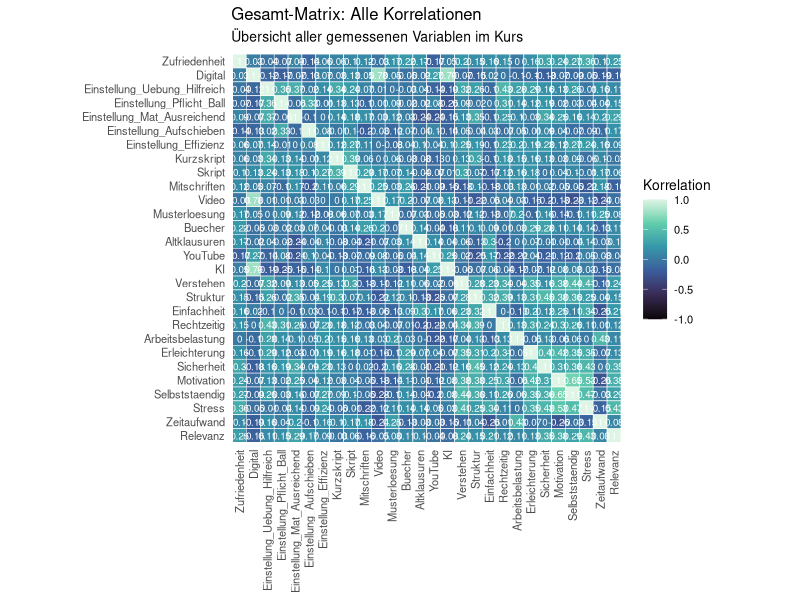
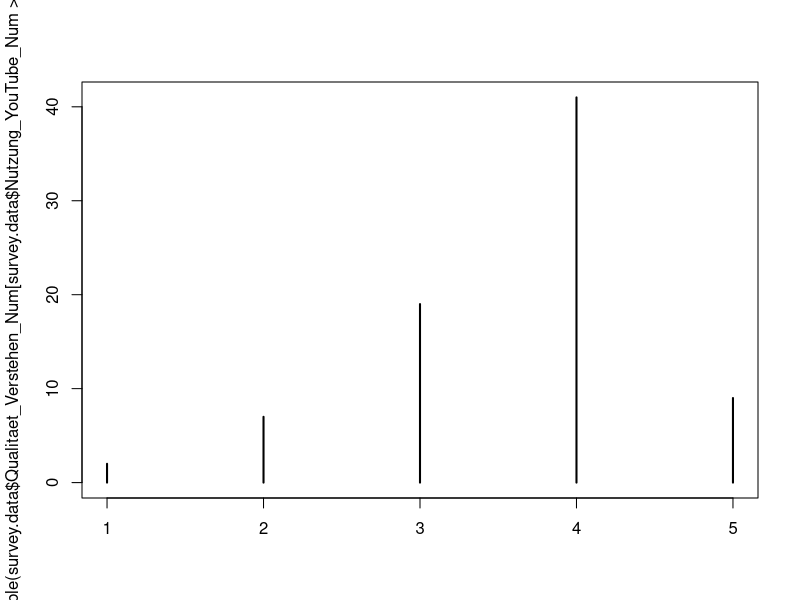
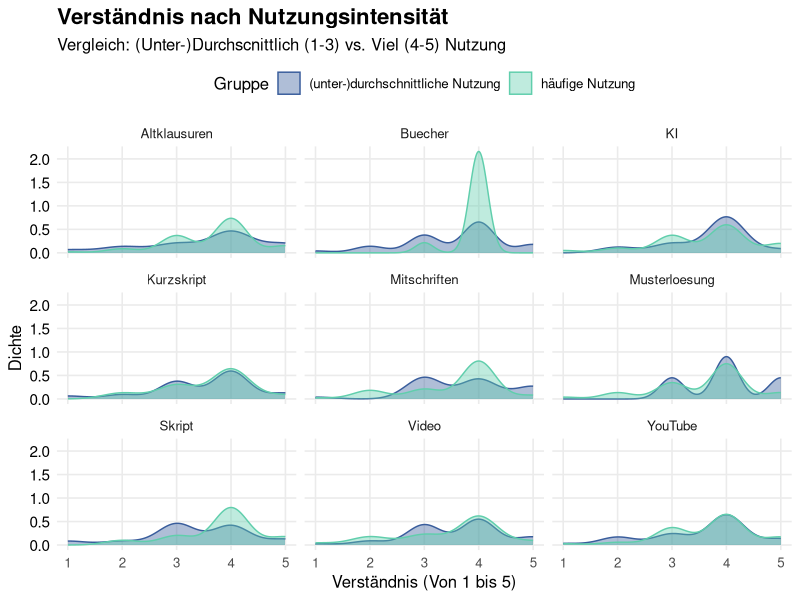
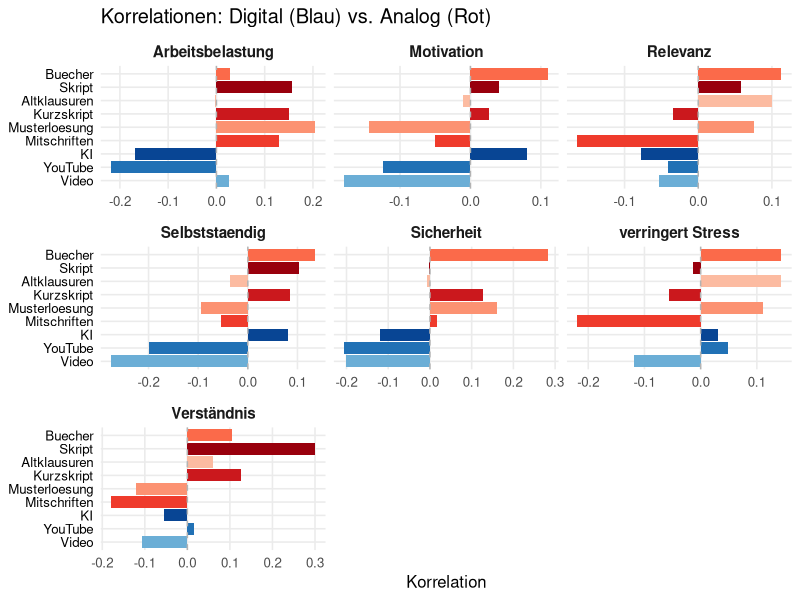

Here is the R script that generated these plots, in order: (Note: this script raises an error after producing the figures.)
# ==============================================================================
# Aufgabe 4: Analyse des LimeSurvey-Datensatzes
# ==============================================================================

# 1. Bibliotheken laden
library(tidyverse)

# 2. Daten einlesen
# source("funktionen.R") # Lädt automatisch auch die Helfer

survey.data <- read.csv("results-survey_cleaned.csv")


# ==============================================================================
# PLOT 4
# ==============================================================================

plot.4.data <- survey.data %>%
  
  #Wir wählen die Zeilen aus die wir brauchen das Verständnis und Nutzung 
  #von KI und Youtube im Vergleich mit Skript und Büchern
  select(starts_with("Nutzung_"),
         Qualitaet_Verstehen_Num) %>%
  
  #Wir drehen die Daten wieder für den ggplot
  pivot_longer(cols = starts_with("Nutzung"),
               names_to = "Tool",
               values_to = "Haeufigkeit") %>%
  
  #Wir machen unseren Datensatz wieder für den Plot "sauber"
  mutate(Tool = str_remove_all(Tool, "Nutzung_|_Num")) %>%
  
  #Wir filtern alle störenden NAs raus 
  filter(!is.na(Haeufigkeit), !is.na(Qualitaet_Verstehen_Num)) %>%
  
  #Jetzt unterscheiden wir die Studenten in 2 Gruppen
  mutate(Gruppe = case_when(
    Haeufigkeit >= 4 ~ "häufige Nutzung",          # 4 und 5
    TRUE ~ "(unter-)durchschnittliche Nutzung"     # kleiner gleich 3
  ))
  
  #Wir filtern Tool nur nach den Tools die wir tatsächlich haben wollen in unserem Density Plot
  # filter(Tool %in% c("Skript", "KI", "YouTube", "Buecher"))

#Jetzt erstellen wir unseren density Plot 
plot4 <- ggplot(plot.4.data, aes(x = Qualitaet_Verstehen_Num, fill = Gruppe, color = Gruppe)) +
  
  #Wir erstellen unseren density Plot mit alpha = 0.4 damit die Hügel transparent sind 
  geom_density(alpha = 0.4) +
  
  #Dieser Befehl sorgt dafür das wir sozusagen Mini Plots für jedes der Materialien erstellen 
  facet_wrap(~Tool) +
  
  #Hier nehmen wir unsere Standard Farbpalette 
  scale_fill_viridis_d(option = "mako", begin = 0.4, end = 0.8) +
  scale_color_viridis_d(option = "mako", begin = 0.4, end = 0.8) +
  
  #Wir erstellen Überschrift und Achsenbeschriftungen für die Verständnis
  labs(
    title = "Verständnis nach Nutzungsintensität",
    subtitle = "Vergleich: (Unter-)Durchscnittlich (1-3) vs. Viel (4-5) Nutzung",
    x = "Verständnis (Von 1 bis 5)",
    y = "Dichte",
    fill = "Gruppe",
    color = "Gruppe"
  ) +
  
  #Wir editieren unser Theme minimal etwas damit es unseren Anforderungen entspricht
  theme_minimal(base_size = 12) +
  theme(
    legend.position = "top", #Sorgt dafür das die Legende oben ist 
    panel.grid.minor = element_blank(),
    plot.title = element_text(face = "bold", size = 16), #Überschrift Makieren und Richtige Größe einstellen 
    axis.text.y = element_text(color = "black", size = 11) #Achsenbeschriftung einfärben und Größe Richtig bestimmen
  )


#Wir speichern wieder unsere Grafik 
ggsave("Plot4.Verständnisdichte.pdf",
       plot = plot4,
       device = "pdf",
       width = 7,
       height = 4.5)


# ==============================================================================
# PLOT 4.5
# ==============================================================================

# 1. Datenvorbereitung
plot.4.5.data <- survey.data %>%
  select(starts_with("Nutzung_"),
         starts_with("Effekt_"),
         Qualitaet_Verstehen_Num) %>%
  select(-Effekt_Zeitaufwand_Num) %>%
  
  #Wir entfernen alle NAs 
  # drop_na() %>%
  
  #Wir berechnen die Korrelation zwischen all diesen Werten
  cor(use = "pairwise.complete.obs") %>%
  
  #Hier wieder unser trick aus Plot 4 um die Daten ins richtige Format zu rücken
  as.table() %>%
  as.data.frame() %>%
  
  #Jetzt filtern wir die Korrelationen die wir tatsächlich haben wollen
  filter(str_detect(Var1, "Nutzung"), !str_detect(Var2, "Nutzung")) %>%
  
  #Wir machen unsere Namen für die Plots wieder schön 
  mutate(
    Tool = str_remove_all(Var1, "Nutzung_|_Num"),
    
  
  # NEU: 
  # Kategorie zuweisen (Digital vs. Analog)
  Kategorie = if_else(Tool %in% c("KI", "YouTube", "Video"), "Digital", "Analog"),
  
  # 1. Schritt: Effekt-Namen grundlegend bereinigen
  Effekt = str_remove_all(Var2, "Effekt_|Qualitaet_|Nutzung_|_Num|_Rev")
  ) %>%
  
  # 2. Schritt: Gezielte Umbenennung (In eigenem mutate zur Sicherheit gegen Fehlermeldungen)
  mutate(
    Effekt = case_when(
      Effekt == "Stress" ~ "verringert Stress",
      Effekt == "Zeitaufwand" ~ "verringert Zeitaufwand",
      Effekt == "Verstehen" ~ "Verständnis", # Optional: Vereinheitlichung
      TRUE ~ Effekt
    )
  )

# 3. Sortierung festlegen (Digital oben, Analog unten)
# Wir sortieren erst im Datensatz und "frieren" die Reihenfolge dann als Factor ein
plot.4.5.data <- plot.4.5.data %>%
  arrange(desc(Kategorie), Freq) %>%
  mutate(Tool = factor(Tool, levels = unique(Tool)))

# 4. Manuelle Farbpalette definieren (Blau für Digital, Rot für Analog)
my_colors <- c(
  # Digital (Blautöne)
  "KI"            = "#084594", 
  "YouTube"       = "#2171b5", 
  "Video"         = "#6baed6",
  
  # Analog (Rottöne)
  "Skript"        = "#99000d", 
  "Kurzskript"    = "#cb181d", 
  "Mitschriften"  = "#ef3b2c",
  "Buecher"       = "#fb6a4a", 
  "Musterloesung" = "#fc9272", 
  "Altklausuren"  = "#fcbba1"
)

plot4.5 <- ggplot(plot.4.5.data, aes (x = Freq, y = Tool, fill = Tool)) + # y = Tool (nicht reorder, da wir oben schon sortiert haben)
  #Hiermit erstellen wir unsere Balken
  geom_col() +
  
  #Das hier sorgt dafür das wir wieder viele
  facet_wrap(~Effekt, scales = "free_x") +
  
  # scale_fill_viridis_d(option = "mako", begin = 0.4, end = 0.8) +
  # NEU: Manuelle Farben anwenden
  scale_fill_manual(values = my_colors) +
  
  geom_vline(xintercept = 0, linetype = "dashed", color = "grey70") +
  labs(
    x = "Korrelation",
    y = NULL,
    title = "Korrelationen: Digital (Blau) vs. Analog (Rot)"
  ) +
  theme_minimal(base_size = 12) +
  theme(
    legend.position = "none",
    panel.grid.minor = element_blank(),
    strip.text = element_text(face = "bold", size = 11),
    # Optional: Y-Achsen-Text fett machen, um Gruppen besser zu sehen
    axis.text.y = element_text(color = "black")
  )

#Wir speichern wieder unser Bild
ggsave("Plot4.5.Korrelation.pdf",
       plot = plot4.5,
       device = "pdf",
       width = 10,
       height = 5) # Ein bisschen höher, damit Platz ist


# ==============================================================================
# PLOT 6
# ==============================================================================


# 1. Datenvorbereitung: WIR NEHMEN ALLES
plot.6.data <- survey.data %>%
  # Wähle automatisch JEDE Spalte, die Zahlen enthält
  select(where(is.numeric)) %>%
  select(-Fachsemester) # VERÄNDERUNG
  
  # Optional: Falls du eine ID-Spalte oder einen Index ("X") hast, weg damit:
  # select(-contains("ID"), -any_of("X")) %>% 
  
  # drop_na()

# WICHTIG: Wir speichern die Original-Reihenfolge der Spalten
# (Damit R sie gleich nicht alphabetisch sortiert)
original_order <- names(plot.6.data)

# 2. Korrelation berechnen
plot.6.cor <- plot.6.data %>%
  cor(use = "pairwise.complete.obs") %>%
  as.table() %>%
  as.data.frame()

# 3. Die Reihenfolge erzwingen
# Wir sagen dem Plot: "Benutze genau die Liste 'original_order' zum Sortieren"
plot.6.cor <- plot.6.cor %>%
  mutate(
    Var1 = factor(Var1, levels = original_order),
    # Für die y-Achse drehen wir die Reihenfolge oft um (rev), 
    # damit die Diagonale wie gewohnt von links oben nach rechts unten läuft
    # oder wir lassen es gleich, je nach Geschmack. Hier: Gleich wie CSV.
    Var2 = factor(Var2, levels = rev(original_order)) 
  )

# 4. Der große Heatmap-Plot
ggplot(plot.6.cor, aes(x = Var1, y = Var2, fill = Freq)) +
  geom_tile(color = "white", lwd = 0.2) + # Feine weiße Linien
  
  # Farben: Volles Spektrum von -1 (Rot/Blau) bis +1 (Hell/Gelb)
  scale_fill_viridis_c(option = "mako", direction = 1, limits = c(-1, 1)) +
  
  # <--- HIER: Zahlen hinzufügen
  geom_text(aes(label = round(Freq, 2)), color = "white", size = 2.5) +
  
  # Achsenbeschriftung säubern (wir entfernen _Num etc. für Lesbarkeit)
  scale_x_discrete(labels = function(x) str_remove_all(x, "Nutzung_|Qualitaet_|Effekt_|_Num|_Score|_Rev")) +
  scale_y_discrete(labels = function(x) str_remove_all(x, "Nutzung_|Qualitaet_|Effekt_|_Num|_Score|_Rev")) +
  
  labs(
    title = "Gesamt-Matrix: Alle Korrelationen",
    subtitle = "Übersicht aller gemessenen Variablen im Kurs",
    x = NULL,
    y = NULL,
    fill = "Korrelation"
  ) +
  theme_minimal(base_size = 10) +
  theme(
    # Text auf x-Achse senkrecht stellen, sonst überlappt alles bei vielen Variablen
    axis.text.x = element_text(angle = 90, vjust = 0.5, hjust = 1, size = 8),
    axis.text.y = element_text(size = 8),
    panel.grid = element_blank(),
    legend.position = "right"
  ) +
  coord_fixed() # Quadratische Kacheln





plot(table(survey.data$Qualitaet_Verstehen_Num[survey.data$Nutzung_YouTube_Num >= 2]))

survey.data[ ,c(12:18)][survey.data$Abschluss == "Master"]
# Schema: data[ ZEILEN , SPALTEN ]
(survey.data[survey.data$Abschluss == "Master", c(12:18)])




library(tidyverse)

# 1. Wir definieren die Spalten, die uns interessieren
usage_cols <- survey.data %>%
  select(starts_with("Nutzung_") & ends_with("_Num")) %>%
  names()

# 2. Wir berechnen für jedes Material die beiden Korrelationen
# map_dfr iteriert über die Liste und baut direkt einen Dataframe zusammen
efficiency_table <- usage_cols %>%
  map_dfr(function(col_name) {
    
    # Korrelation: Nutzung vs. Zeitaufwand
    r_time <- cor(survey.data[[col_name]], 
                  survey.data$Effekt_Zeitaufwand_Num, 
                  use = "complete.obs") # Wichtig: NAs ignorieren
    
    # Korrelation: Nutzung vs. Verständnis
    r_verst <- cor(survey.data[[col_name]], 
                   survey.data$Qualitaet_Verstehen_Num, 
                   use = "complete.obs")
    
    # Ergebniszeile zurückgeben
    tibble(
      Material = str_remove_all(col_name, "Nutzung_|_Num"), # Namen säubern
      Cor_Zeit = r_time,
      Cor_Verstaendnis = r_verst,
      # Hier berechnen wir direkt deinen "Effizienz-Abstand"
      Effizienz_Delta = r_verst - r_time 
    )
  }) %>%
  # Optional: Nach Effizienz sortieren
  arrange(desc(Effizienz_Delta))

# 3. Ergebnis anzeigen
print(efficiency_table)





# Test (i): Wie hoch ist die Zufriedenheit im Schnitt?
print(calculate_metric_stats(daten, "Zufriedenheit_Score"))

# Test (iv): Sind Informatiker zufriedener als Statistiker?
print(calculate_metric_by_group(daten, "Zufriedenheit_Score", "Fakultaet"), n=21)

# Test (v): Grafik erstellen
# Zusammenhang: Digital Score nach Fakultaet
grafik <- plot_categorical_multivar(daten, "Fakultaet", "Abschluss")
print(grafik)

# Zusammenhang: Zufriedenheit nach Fakultaet
grafik <- plot_categorical_multivar(daten, "Fakultaet", "Zufriedenheit_Score", "Abschluss")
print(grafik)


# Zusammenfassung seltener Studiengänge zu Soonstiges-Kategorie
simplified <- data %>%
  mutate(
    # Fasse alles mit weniger als 5 Nennungen zu "Sonstiges" zusammen
    Fakultaet_Gruppiert = fct_lump_min(Fakultaet, min = 5, other_level = "Sonstiges")
  )

# Kontrolle: Wie sieht die Verteilung jetzt aus?
counts = table(simplified$Fakultaet_Gruppiert)

pie(counts, main = "Verteilung der Fakultäten")

pie(table(data$Abschluss), main = "Verteilung Bachelor/Master")

barplot(table(data$Fachsemester))

simplified <- data %>%
  mutate(
    # Fasse alles mit weniger als 5 Nennungen zu "Sonstiges" zusammen
    Fakultaet_Gruppiert = fct_lump_min(Fakultaet, min = 5, other_level = "Sonstiges")
  )

barplot(table(data$Fachsemester))

#####
# Bibliotheken laden
if(!require(tidyverse)) install.packages("tidyverse")
if(!require(corrplot)) install.packages("corrplot")
if(!require(fastDummies)) install.packages("fastDummies")
library(tidyverse)
library(corrplot)
library(fastDummies)

# 1. Daten laden
df <- read.csv("results-survey_cleaned.csv")

# 2. Daten vorbereiten
# Wir wandeln alles in Zahlen um. 
# WICHTIG: Wir entfernen Spalten, die nur einen einzigen Wert haben (Varianz = 0),
# da diese zu Fehlern in der Korrelation führen.
df_numeric <- df %>%
  dummy_cols(select_columns = c("Fakultaet", "Abschluss"), 
             remove_first_dummy = FALSE, 
             remove_selected_columns = TRUE) %>%
  select_if(is.numeric) %>%
  select(where(~ var(., na.rm = TRUE) > 0)) # Entfernt Spalten ohne Variation (Konstante)

# 3. Korrelationsmatrix berechnen
cor_matrix <- cor(df_numeric, use = "pairwise.complete.obs")

# 4. FEHLERBEHEBUNG: NAs durch 0 ersetzen
# Das ist der entscheidende Schritt, der Ihren Fehler verhindert.
# Wenn eine Korrelation nicht berechnet werden konnte, setzen wir sie auf 0 (kein Zusammenhang).
cor_matrix[is.na(cor_matrix)] <- 0

# 5. Filtern: Nur relevante Variablen behalten
threshold <- 0.4
# Diagonale temporär auf 0 setzen, damit sie nicht als "starke Korrelation" zählt
diag_backup <- diag(cor_matrix)
diag(cor_matrix) <- 0

# Finde Zeilen, die mindestens eine Korrelation > 0.4 haben
# na.rm = TRUE sorgt dafür, dass evtl. verbliebene Fehler ignoriert werden
relevant_indices <- apply(abs(cor_matrix), 1, max, na.rm = TRUE) > threshold

# Matrix reduzieren
cor_matrix_filtered <- cor_matrix[relevant_indices, relevant_indices]

# Diagonale wiederherstellen (auf 1 setzen)
diag(cor_matrix_filtered) <- 1

# 6. Plotten
# Falls nach dem Filtern nichts übrig bleibt, geben wir eine Warnung aus
if(nrow(cor_matrix_filtered) > 1) {
  corrplot(cor_matrix_filtered, 
           method = "color", 
           type = "upper", 
           order = "hclust", 
           addCoef.col = "black", 
           tl.col = "black", 
           tl.cex = 0.6, 
           number.cex = 0.5, 
           title = "Relevante Korrelationen (> 0.4)", 
           mar = c(0,0,2,0))
} else {
  print("Keine starken Korrelationen über dem Schwellenwert gefunden.")
}
